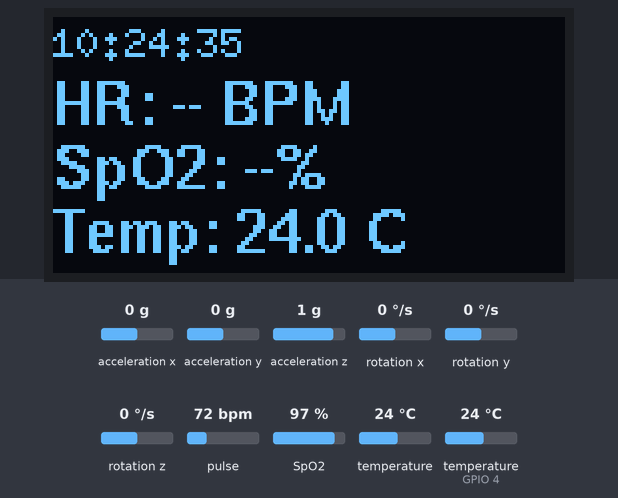
A sketch run on a simulated ESP32. Parts: 128×64 one-colour display. Inputs (shaded band) come from the test bench; at power-on: pulse 72 bpm, temperature (sensor on GPIO 4) 24 °C, SpO2 97 %, acceleration x 0 g, acceleration y 0 g, acceleration z 1 g, rotation x 0 °/s, rotation y 0 °/s, rotation z 0 °/s, temperature 24 °C. WiFi joins after 1.5 s; servers stay silent unless stated; uploads are accepted with an empty reply; the local clock reads 2024-03-15 10:24:30 at power-on unless the sketch sets it; what the sketch prints to the serial monitor is not drawn.

Above: at 5.3 s.
5.9 s: pulse set to 42 bpm
At 7.0 s:
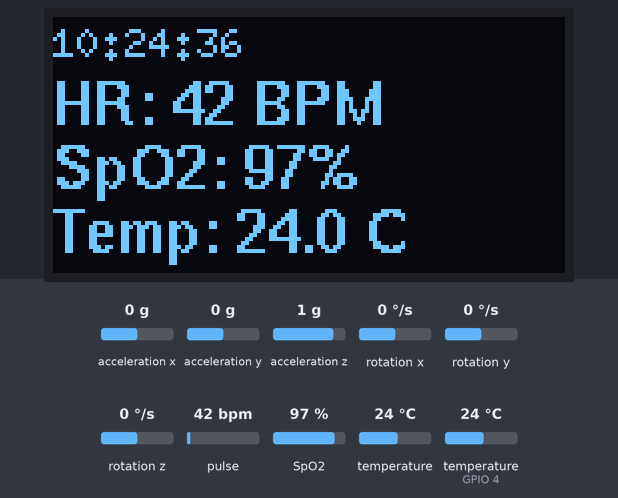
9.7 s: temperature (sensor on GPIO 4) set to 12 °C
At 10.8 s:
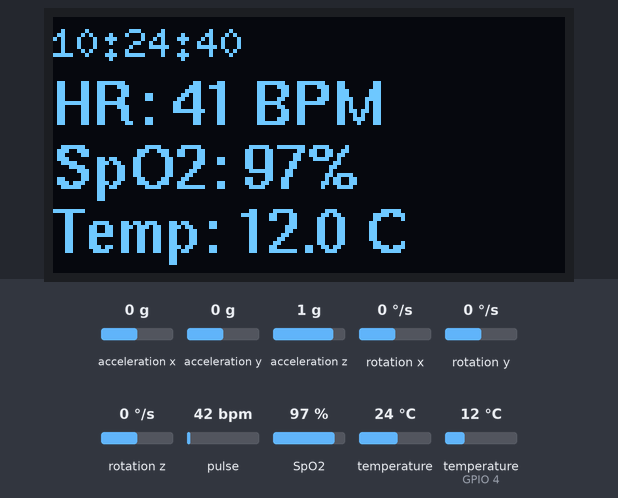
11.7 s: SpO2 set to 80 %
At 13.6 s:
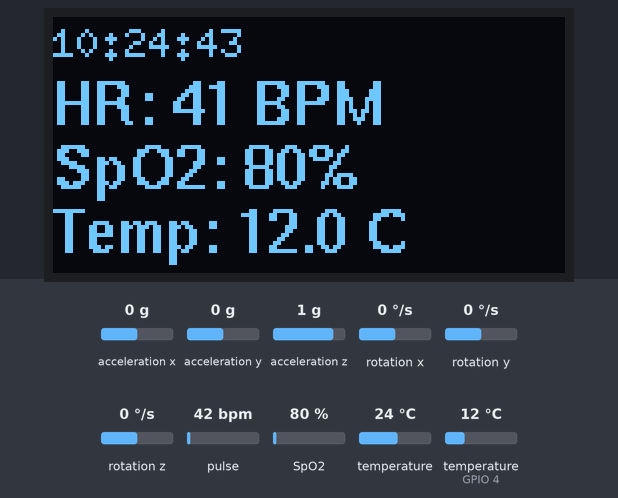
13.8 s: temperature (sensor on GPIO 4) set to 19 °C
At 14.7 s:
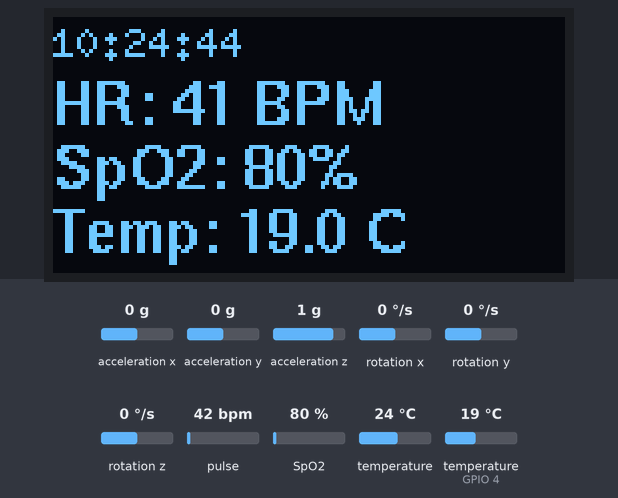
15.7 s: pulse set to 70 bpm
At 17.9 s:
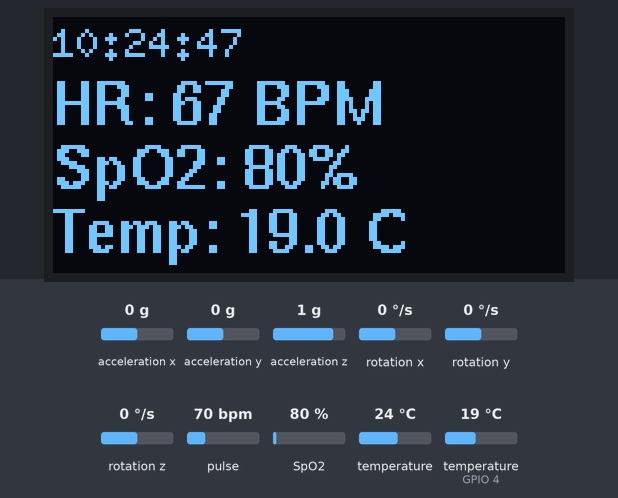
18.0 s: temperature (sensor on GPIO 4) set to 28 °C
At 19.7 s:
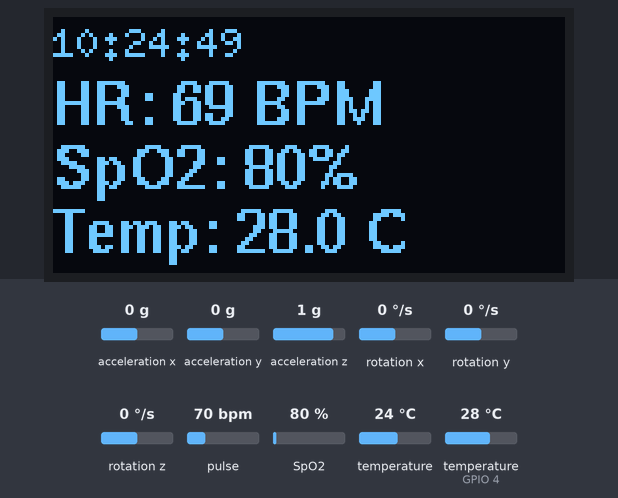
Timing chart, 0 to 20.9 s (numbered marks = the images above; inputs shaded):
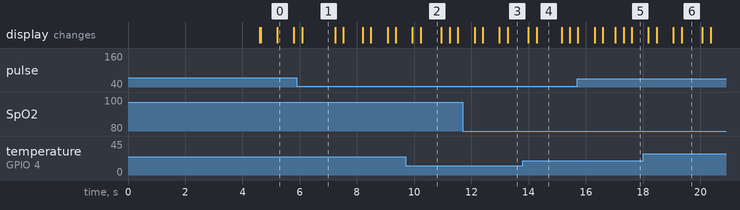

The sketch:

NeuroTrack_ESP32_Wearable.ino
```cpp
#include <WiFi.h>
#include <HTTPClient.h>
#include <WiFiClientSecure.h>
#include <Wire.h>
#include <MAX30105.h>
#include "heartRate.h"
#include "spo2_algorithm.h"
#include <OneWire.h>
#include <DallasTemperature.h>
#include <MPU6050_tockn.h>
#include <U8g2lib.h>
#include <time.h>

const char* ssid = "NAME";
const char* password = "password";

const char* firebaseURL =
  "https://neuro-tech-01-default-rtdb.firebaseio.com/sensorHistory.json";

#define SDA_PIN 21
#define SCL_PIN 22
#define DS18B20_PIN 4

#define OLED_INTERVAL 250
#define FIREBASE_INTERVAL 3000

#define BUFFER_SIZE 100

MAX30105 max30102;
MPU6050 mpu(Wire);

OneWire oneWire(DS18B20_PIN);
DallasTemperature ds18b20(&oneWire);

U8G2_SSD1306_128X64_NONAME_F_HW_I2C oled(U8G2_R0);

WiFiClientSecure client;

uint32_t irBuffer[BUFFER_SIZE];
uint32_t redBuffer[BUFFER_SIZE];

long irValue = 0;
long redValue = 0;

float bpm = 0;
float bodyTemp = 0;
float maxTemp = 0;

float ax = 0;
float ay = 0;
float az = 0;

float gx = 0;
float gy = 0;
float gz = 0;

int32_t spo2 = 0;
int8_t validSpO2 = 0;

int32_t algorithmHR = 0;
int8_t validHR = 0;

int sampleIndex = 0;

unsigned long lastOLED = 0;
unsigned long lastFirebase = 0;
unsigned long lastTemperature = 0;

long lastBeat = 0;

void setup()
{
  Serial.begin(115200);

  Wire.begin(SDA_PIN, SCL_PIN);

  oled.begin();
  oled.setFont(u8g2_font_6x10_tf);

  oled.clearBuffer();
  oled.drawStr(0, 15, "Neuro Track");
  oled.drawStr(0, 30, "Connecting...");
  oled.sendBuffer();

  WiFi.begin(ssid, password);

  while (WiFi.status() != WL_CONNECTED)
  {
    delay(100);
  }

  Serial.println("WiFi connected");
  Serial.println(WiFi.localIP());

  configTime(19800, 0, "pool.ntp.org");

  if (!max30102.begin(Wire, I2C_SPEED_FAST))
  {
    Serial.println("MAX30102 not found");

    oled.clearBuffer();
    oled.drawStr(0, 15, "MAX30102 ERROR");
    oled.sendBuffer();

    while (true);
  }

  max30102.setup();

  max30102.setPulseAmplitudeRed(0x1F);
  max30102.setPulseAmplitudeIR(0x1F);
  max30102.setPulseAmplitudeGreen(0);

  ds18b20.begin();
  ds18b20.setWaitForConversion(false);
  ds18b20.requestTemperatures();

  mpu.begin();
  mpu.calcGyroOffsets(true);

  client.setInsecure();

  oled.clearBuffer();
  oled.drawStr(0, 15, "System Ready");
  oled.sendBuffer();

  lastFirebase = millis();
}

void loop()
{
  readMAX30102();
  readMPU6050();
  readTemperature();

  if (millis() - lastOLED >= OLED_INTERVAL)
  {
    lastOLED = millis();
    updateOLED();
  }

  if (millis() - lastFirebase >= FIREBASE_INTERVAL)
  {
    lastFirebase = millis();
    sendFirebaseData();
  }
}

void readMAX30102()
{
  max30102.check();

  while (max30102.available())
  {
    redValue = max30102.getRed();
    irValue = max30102.getIR();

    max30102.nextSample();

    if (irValue > 50000 && checkForBeat(irValue))
    {
      long delta = millis() - lastBeat;
      lastBeat = millis();

      float currentBPM = 60.0 / (delta / 1000.0);

      if (currentBPM > 20 && currentBPM < 255)
      {
        bpm = currentBPM;
      }
    }

    irBuffer[sampleIndex] = irValue;
    redBuffer[sampleIndex] = redValue;

    sampleIndex++;

    if (sampleIndex >= BUFFER_SIZE)
    {
      maxim_heart_rate_and_oxygen_saturation(
        irBuffer,
        BUFFER_SIZE,
        redBuffer,
        &spo2,
        &validSpO2,
        &algorithmHR,
        &validHR
      );

      if (validHR)
      {
        bpm = algorithmHR;
      }

      sampleIndex = 0;
    }
  }

  maxTemp = max30102.readTemperature();
}

void readMPU6050()
{
  mpu.update();

  ax = mpu.getAccX();
  ay = mpu.getAccY();
  az = mpu.getAccZ();

  gx = mpu.getGyroX();
  gy = mpu.getGyroY();
  gz = mpu.getGyroZ();
}

void readTemperature()
{
  if (millis() - lastTemperature >= 1000)
  {
    lastTemperature = millis();

    float temperature = ds18b20.getTempCByIndex(0);

    if (temperature != DEVICE_DISCONNECTED_C)
    {
      bodyTemp = temperature;
    }

    ds18b20.requestTemperatures();
  }
}

void updateOLED()
{
  char text[24];

  oled.clearBuffer();

  oled.setFont(u8g2_font_6x10_tf);

  struct tm timeInfo;

  if (getLocalTime(&timeInfo, 0))
  {
    strftime(text, sizeof(text), "%H:%M:%S", &timeInfo);
    oled.drawStr(0, 10, text);
  }

  oled.setFont(u8g2_font_helvB10_tf);

  if (bpm > 0)
  {
    snprintf(text, sizeof(text), "HR: %d BPM", (int)bpm);
  }
  else
  {
    snprintf(text, sizeof(text), "HR: -- BPM");
  }

  oled.drawStr(0, 27, text);

  if (validSpO2)
  {
    snprintf(text, sizeof(text), "SpO2: %d%%", (int)spo2);
  }
  else
  {
    snprintf(text, sizeof(text), "SpO2: --%%");
  }

  oled.drawStr(0, 43, text);

  snprintf(text, sizeof(text), "Temp: %.1f C", bodyTemp);
  oled.drawStr(0, 59, text);

  oled.sendBuffer();
}

void sendFirebaseData()
{
  if (WiFi.status() != WL_CONNECTED)
  {
    Serial.println("WiFi disconnected");
    return;
  }

  struct timeval tv;

  if (!gettimeofday(&tv, NULL))
  {
    unsigned long long timestamp =
      ((unsigned long long)tv.tv_sec * 1000ULL) +
      (tv.tv_usec / 1000);

    String json = "{";

    json += "\"timestamp\":";
    json += String(timestamp);

    json += ",\"max30102\":{";

    json += "\"ir\":";
    json += String(irValue);

    json += ",\"red\":";
    json += String(redValue);

    json += ",\"temp2\":";
    json += String(maxTemp, 2);

    json += "}";

    json += ",\"temp1\":";
    json += String(bodyTemp, 2);

    json += ",\"mpu6050\":{";

    json += "\"a_x\":";
    json += String(ax, 2);

    json += ",\"a_y\":";
    json += String(ay, 2);

    json += ",\"a_z\":";
    json += String(az, 2);

    json += ",\"g_x\":";
    json += String(gx, 2);

    json += ",\"g_y\":";
    json += String(gy, 2);

    json += ",\"g_z\":";
    json += String(gz, 2);

    json += "}";

    json += "}";

    HTTPClient http;

    http.begin(client, firebaseURL);
    http.addHeader("Content-Type", "application/json");

    int responseCode = http.POST(json);

    Serial.print("Firebase HTTP: ");
    Serial.println(responseCode);

    if (responseCode > 0)
    {
      Serial.println(http.getString());
    }

    http.end();
  }
}
```

Measured:
- what the display in image 0 shows lasts 0.6 s, from 5.2 s to 5.8 s
- what the display in image 1 shows lasts 1.1 s, from 6.1 s to 7.2 s
- what the display in image 2 shows lasts 0.7 s, from 10.2 s to 10.9 s
- what the display in image 4 shows lasts 0.9 s, from 14.3 s to 15.2 s
